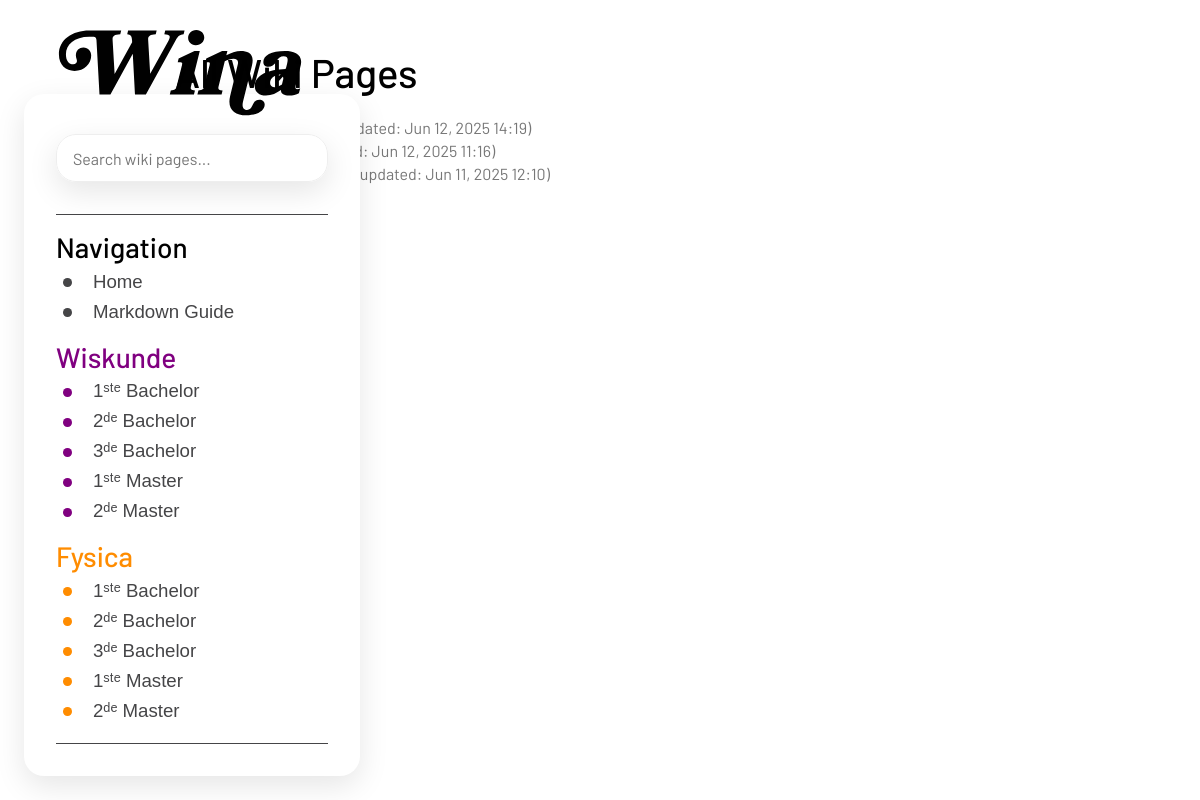
Before: /all/ with the older database file.
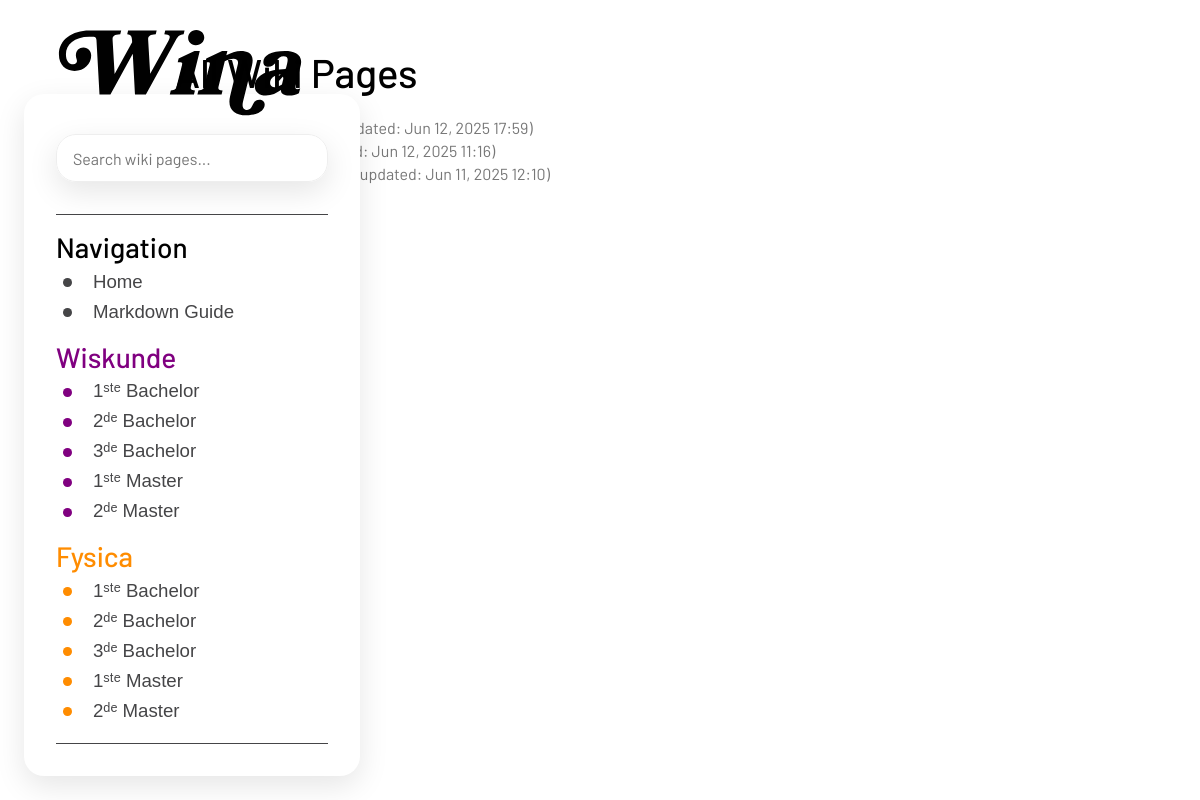
After: the same page with the newer database file.
### wiki2/models.py (models this page shows, shortened)
class WikiPage(models.Model):
    title = models.CharField(max_length=200, unique=True)
    slug = models.SlugField(max_length=200, unique=True, blank=True, help_text="Leave blank to auto-generate from title.")
    content = models.TextField(blank=True, help_text="Write your content in Markdown.")
    created_at = models.DateTimeField(auto_now_add=True)
    updated_at = models.DateTimeField(auto_now=True)
    last_modified_by = models.ForeignKey(
        settings.AUTH_USER_MODEL,
        on_delete=models.SET_NULL,
        null=True,
        blank=True,
        related_name='wiki_pages_modified',
        help_text="User who last modified the page."
    )
    def get_absolute_url(self):
        return reverse('wiki:wiki_page', kwargs={'slug': self.slug})

### wiki2/views.py (the view)
# urls.py: path('all/', views.all_wiki_pages, name='all_pages'),
def all_wiki_pages(request):
    pages = WikiPage.objects.all().order_by('-updated_at')
    return render(request, 'wiki/pages/wiki_list.html', {'pages': pages, 'list_title': "All Wiki Pages"})

### wiki2/context_processors.py (called while the page is built)
def _extract_json_array_from_text(text_content):
    code_block_match = re.search(r"^```(?:json)?\s*\n(.*?\n)```", text_content, re.DOTALL | re.MULTILINE)
    content_to_search = text_content
    if code_block_match:
        content_to_search = code_block_match.group(1)
    start_index = content_to_search.find('[')
    if start_index == -1:
        return None
    brace_level = 0
    for i in range(start_index, len(content_to_search)):
        char = content_to_search[i]
        if char == '[':
            brace_level += 1
        elif char == ']':
            brace_level -= 1
            if brace_level == 0:
                json_array_str = content_to_search[start_index : i + 1]
                try:
                    json.loads(json_array_str)
                    return json_array_str
                except json.JSONDecodeError:
                    return None
    return None

### templates/wiki/pages/wiki_list.html (shortened to what this page needs)
{% extends "../modules/_base.html" %}
{% load static %}
{% block content %}
{% if not is_search %}
    <h1>All Wiki Pages</h1>
{% else %}
    <h1>Search Results</h1>
{% endif %}
    {% if pages %}
        <ul>
            {% for page in pages %}
                <li>
                    <a href="{{ page.get_absolute_url }}">{{ page.title }}</a>
                    <small style="color: #777;">(Last updated: {{ page.updated_at|date:"M d, Y H:i" }})</small>
                </li>
            {% endfor %}
        </ul>
    {% endif %}
{% endblock %}

### templates/wiki/modules/_base.html (shortened to what this page needs)
{% load static %}
<link rel="stylesheet", href="{% static 'wiki/css/style.css'%}">
<link rel="stylesheet", href="{% static 'wiki/css/wiki.css'%}">
<div id="page">
    {% include "./_menu.html" %}
    <div id="wiki-content">
        {% block content %}
        {% endblock %}
    </div>
</div>

### templates/wiki/modules/_menu.html (shortened to what this page needs)
{% load static %}
<link rel="stylesheet" href="{% static 'wiki/css/menu.css'%}">
<a href="{% url 'wiki:wiki' %}"><img src="{% static 'wiki/icons/wina.svg' %}" class="desktop-only" alt="Wina Logo" style="position: fixed; left: calc(2vw - 2.5rem); top: calc(2vw - 38px - 2rem); width: 25rem; z-index: 3; color: var(--primary-text-color);"></a>
<div id="menu" class="card-plain" data-menu-config-slug="{{ MENU_CONFIG_PAGE_SLUG }}">
    <div class="menu-search-container">
        <form id="wikiMenuSearchForm" action="{% url 'wiki:search' %}" method="GET">
            <input class="input" type="search" id="wikiMenuSearchInput" name="q" placeholder="Search wiki pages..." aria-label="Search wiki pages" autocomplete="off">
        </form>
    </div>
    <ul id="itembar">
        {% if custom_wiki_menu_sections %}
            {% for section in custom_wiki_menu_sections %}
                {% if section.title %}
                    <h3 data-section-title
                        {% if section.title_color %}style="color: {{ section.title_color }};"{% endif %}>
                        {% if section.section_url and section.section_url != "#" %}
                            <a href="{{ section.section_url }}" class="link section-title-link"
                            {% if section.section_is_external %}target="_blank" rel="noopener noreferrer"{% endif %}>
                                {{ section.title }}
                            </a>
                        {% else %}
                            {{ section.title }}
                        {% endif %}
                    </h3>
                    {% for item in section.items %}
                        {% if item.login_required %}
                            {% if user.is_authenticated %}
                            <li data-pinned-item data-slug="{{ item.slug|default:'' }}">
                                <a href="{{ item.url }}" class="link" {% if item.is_external %}target="_blank" rel="noopener noreferrer"{% endif %}>
                                    <button class="button-transparent">
                                        <span class="circle" {% if item.circle_color %}style="background-color: {{ item.circle_color }};"{% endif %}></span>
                                        {{ item.text }}
                                    </button>
                                </a>
                            </li>
                            {% endif %}
                        {% else %}
                            <li data-pinned-item data-slug="{{ item.slug|default:'' }}">
                                <a href="{{ item.url }}" class="link" {% if item.is_external %}target="_blank" rel="noopener noreferrer"{% endif %}>
                                    <button class="button-transparent">
                                        <span class="circle" {% if item.circle_color %}style="background-color: {{ item.circle_color }};"{% endif %}></span>
                                        {{ item.text }}
                                    </button>
                                </a>
                            </li>
                        {% endif %}
                    {% endfor %}
                {% endif %}
            {% endfor %}
        {% endif %}
    </ul>
</div>

### static/wiki/css/style.css (style rules this page uses)
h1, h2, h3, h4, h5, h6, .h1, .h2, .h3, .h4, .h5, .h6 { margin-top: 0; margin-bottom: 0; font-weight: 500; line-height: 1.2; font-family: inherit; }
h1, .h1 { font-size: calc(1.375rem + 4vw); margin-bottom: .5rem; }
h3, .h3 { font-size: calc(1.3rem + 1.6vw); }
@media (min-width: 1200px) { h1, .h1 { font-size: 2.5rem; } }
@media (min-width: 1200px) { h3, .h3 { font-size: 1.75rem; } }
.link { text-decoration: none; color: inherit; display: block; }
.card, .card-plain { background-color: var(--card-color); border-radius: 20px; overflow: hidden; box-shadow: 0px 10px 30px 0px rgba(0, 0, 0, 0.1); transition: opacity 0.2s ease, box-shadow 0.2s ease; opacity: 1; transition: transform 0.3s ease; }
.input { width: 100%; height: 2rem; padding: 10px; margin-bottom: 15px; border: 1px solid var(--secondary-background-color); box-shadow: 0px 10px 30px 0px rgba(0, 0, 0, 0.1); border-radius: 20px; font-family: inherit; font-size: inherit; line-height: inherit; overflow-y: hidden; background-color: inherit; }
.button-transparent { border: 2px solid transparent; border-radius: 20px; background-color: transparent; color: var(--primary-text-color); cursor: pointer; }

### static/wiki/css/wiki.css (style rules this page uses)
#page { display: flex; min-height: calc(100vh - 70px); }
#wiki-content { max-width: clamp(850px, 54vw, 54vw); width: calc(100% - 40px); margin: 20px auto; padding: 20px; background-color: var(--primary-color); border-radius: 5px; }

### static/wiki/css/menu.css (style rules this page uses)
#menu { position: fixed; top: 0; left: 0; width: 100%; height: 100%; background-color: var(--card-color); padding: 1.5rem; box-sizing: border-box; transform: translateY(-100%); transition: transform 0.4s cubic-bezier(0.25, 0.8, 0.25, 1); z-index: 2; display: flex; flex-direction: column; }
#itembar { border-top: 1px solid var(--secondary-text-color); border-bottom: 1px solid var(--secondary-text-color); overflow-y: auto; -ms-overflow-style: none; scrollbar-width: none; flex-grow: 1; margin-top: 1rem; }
#menu ul { list-style-type: none; padding: 0; margin: 0; }
#menu h3 { margin-top: 1rem; margin-bottom: 0rem; }
#menu li { margin: 4px 0; transition: transform 0.3s ease, font-weight 0.15s ease; }
#menu button.button-transparent { font-size: 14pt; color: var(--secondary-text-color); width: 100%; text-align: left; padding: 0.75rem 0.5rem; }
.menu-search-container { padding: 0.5rem 0; }
#wikiMenuSearchForm { display: flex; }
#wikiMenuSearchInput { flex-grow: 1; font-size: 1rem; height: 3rem; padding: 0 1rem; }
.circle { display: inline-block; width: calc(1lh * 0.4); height: calc(1lh * 0.4); border-radius: 50%; margin: 0 10px 0 5px; vertical-align: middle; margin-right: 1rem; background-color: var(--secondary-text-color); transition: background-color 0.2s ease-in-out; }
@media (min-width: 1101px) { #menu { top: calc(2vw + 70px); bottom: 2vw; left: 2vw; width: 21rem; height: auto; padding: 2rem; transform: translateX(0); background-color: var(--card-color); flex-direction: column; } }
@media (min-width: 1101px) { #itembar { position: absolute; border-top: 1px solid var(--secondary-text-color); border-bottom: 1px solid var(--secondary-text-color); top: 7.5rem; bottom: 2rem; left: 2rem; right: 2rem; width: calc(100% - 4rem); margin-top: 0; } }
@media (min-width: 1101px) { #menu button.button-transparent { width: auto; text-align: left; padding: 0; } }
#menu h3 a.section-title-link { text-decoration: none; color: inherit; display: inline-block; transition: transform 0.2s ease-in-out, color 0.2s ease-in-out; }

Changed rows visible on the page:
changed WikiPage: updated_at "Jun 12, 2025 14:19" → "Jun 12, 2025 17:59"
